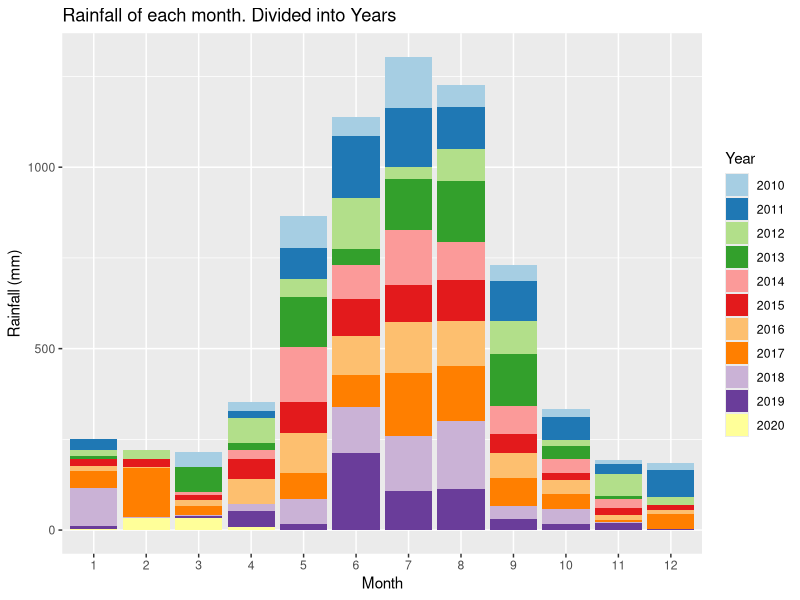
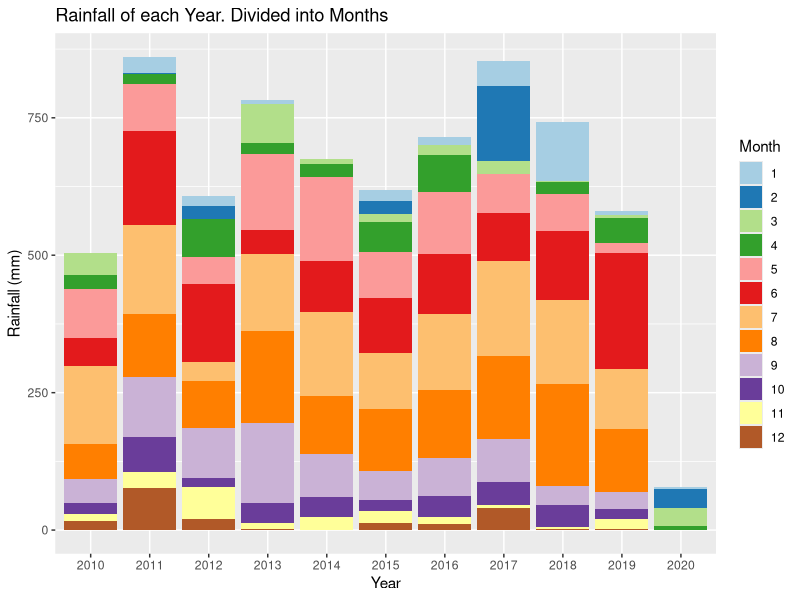
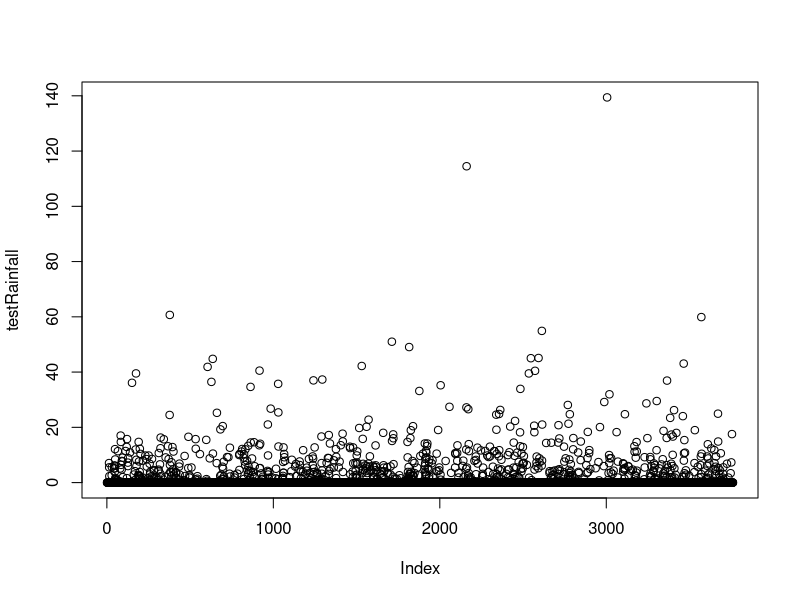
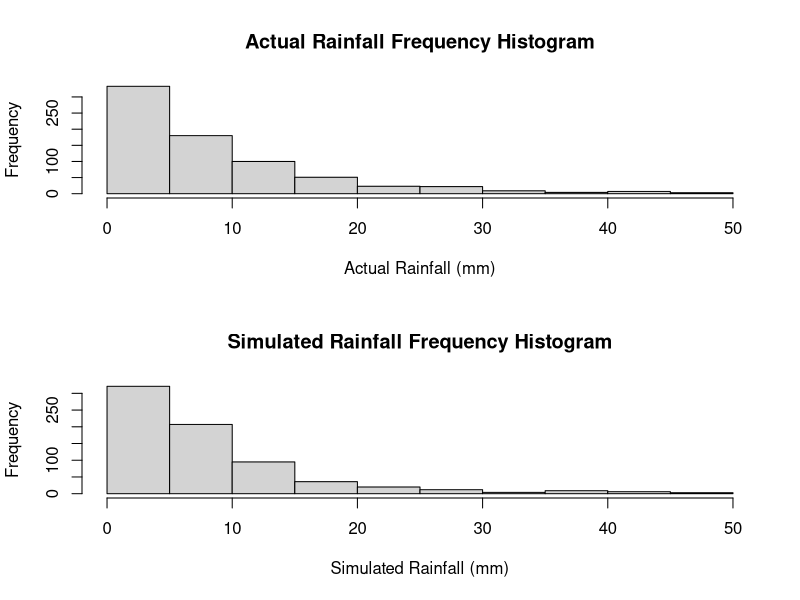
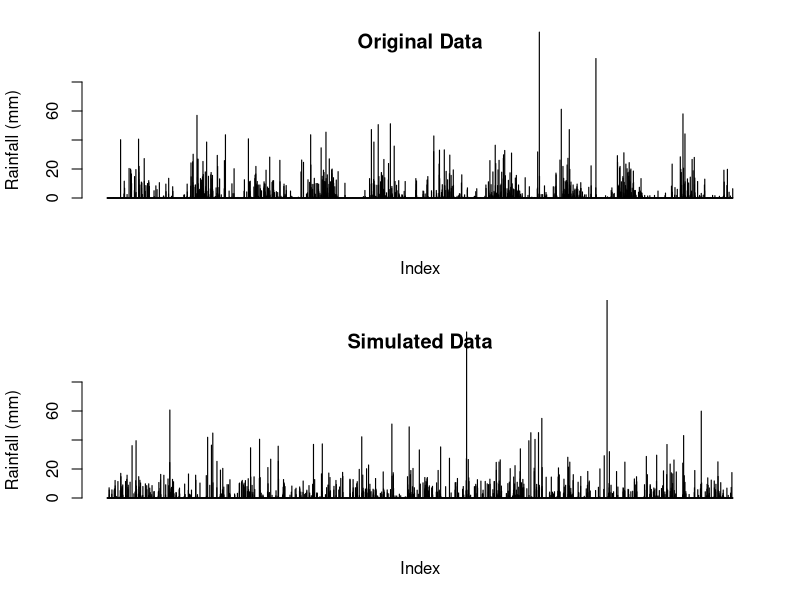
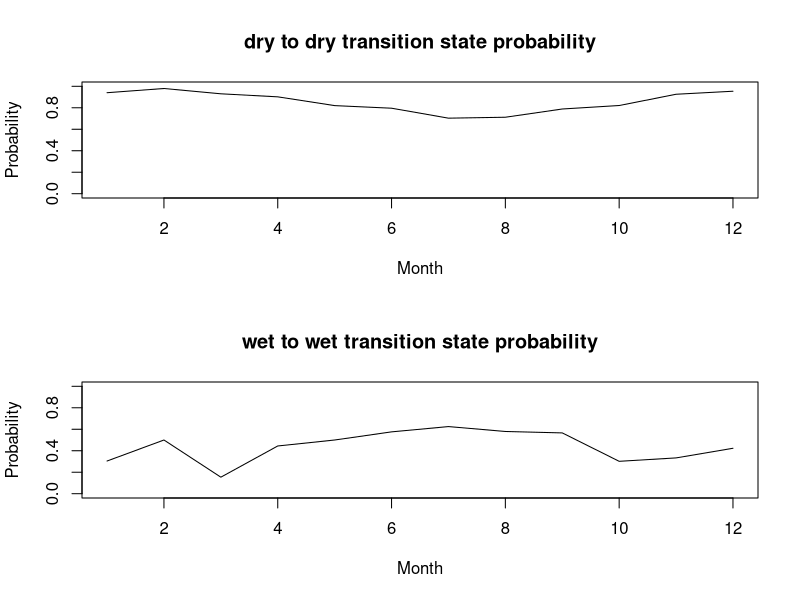
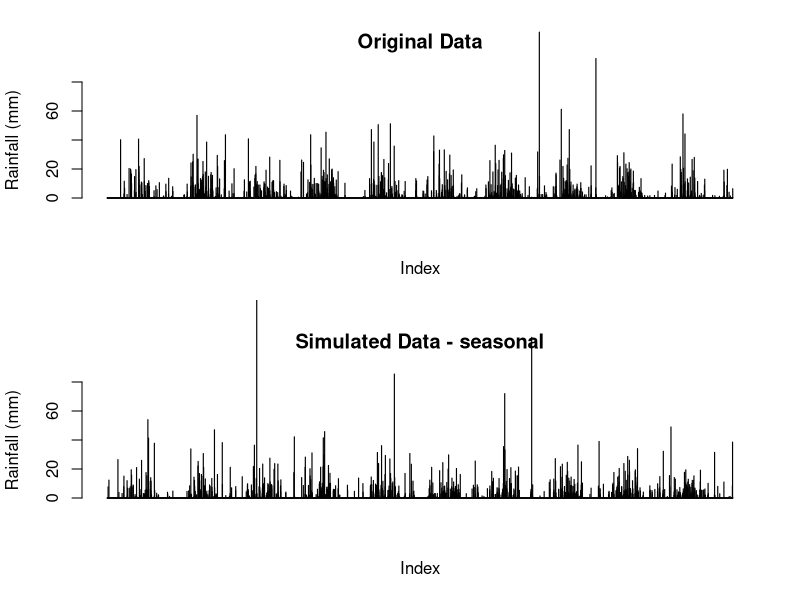
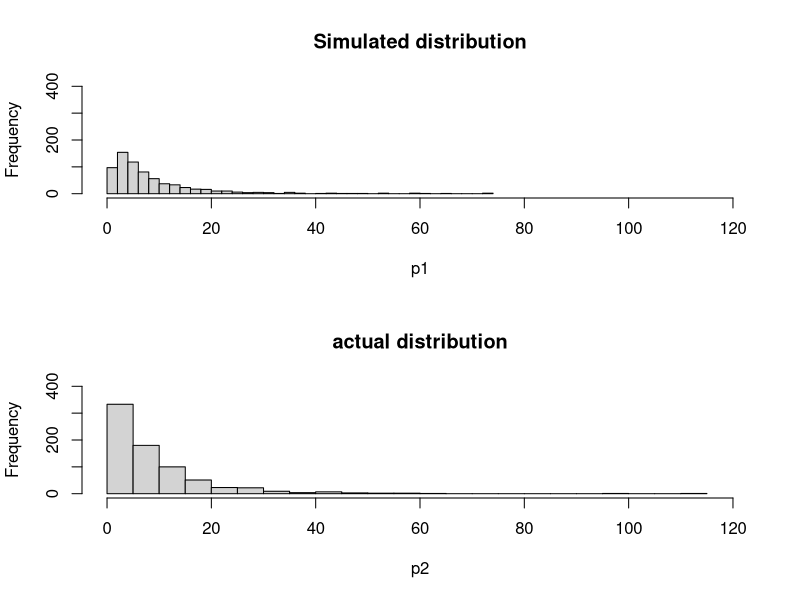

Source code (R) for these figures, in order: (Note: this script raises an error after producing the figures.)
## ---- chunk 1
knitr::opts_chunk$set(echo = TRUE)
## ---- chunk 2
print('test')
## ---- chunk 3
data <-  read.csv("IDCJAC0009_009225_1800_Data.csv")
weather_data <- data
weather_data <- weather_data[which(is.na(weather_data$Rainfall.amount..millimetres.) == FALSE),]
## ---- chunk 4
range(weather_data$Year)
unique(weather_data$Bureau.of.Meteorology.station.number)
unique(weather_data$Product.code)
## ---- chunk 5
table(weather_data$Year, weather_data$Quality)
## ---- chunk 6
weather_data$date <- do.call(paste, c(weather_data[c("Day", "Month", "Year")], sep = "-"))
## ---- chunk 7
state <- function(x){
  stateList <- c()
  for(ii in 1:length(x)){
    if(x[ii] < 1){
      stateList <- c(stateList, "dry")
    }
    if(x[ii] >= 1){
      stateList <- c(stateList, "wet")
    }
  }
  return(stateList)
}
weather_data$state <- state(weather_data$Rainfall.amount..millimetres.)
## ---- chunk 8
transitionState <- function(x){
  transitionStateList <- c('') #can't find transition state of first observation
  for(i in 2:length(x)){
    if(x[i] == "dry"){
      if (x[i-1] == "dry"){
        transitionStateList <- c(transitionStateList, "DryToDry")
      }
      else {
        transitionStateList <- c(transitionStateList, "WetToDry")
      }
    }
    if(x[i] == "wet"){
      if (x[i-1] == "dry"){
        transitionStateList <- c(transitionStateList, "DryToWet")
      }
      else {
        transitionStateList <- c(transitionStateList, "WetToWet")
      }
    }
  }
  return(transitionStateList)
}
weather_data$transitionState <- transitionState(weather_data$state)
## ---- chunk 9
train_data <- subset(weather_data, Year >= 2010)
library(ggplot2)
library(RColorBrewer)
# some plots of rainfall data grouped by year and month

ggplot(train_data, aes(x = factor(Month), y = train_data$Rainfall.amount..millimetres., fill = factor(Year))) + 
  geom_bar(stat = "identity") + 
  scale_fill_brewer(palette = "Paired") + 
  xlab("Month")+
  ylab("Rainfall (mm)")+
  labs(fill = "Year")+
  ggtitle("Rainfall of each month. Divided into Years")

ggplot(train_data, aes(x = factor(Year), y = train_data$Rainfall.amount..millimetres., fill = factor(Month))) + 
  geom_bar(stat = "identity") + 
  scale_fill_brewer(palette = "Paired") + 
  xlab("Year")+
  ylab("Rainfall (mm)")+
  labs(fill = "Month")+
  ggtitle("Rainfall of each Year. Divided into Months")
## ---- chunk 10
table(train_data$Month, train_data$Year)
## ---- chunk 11
#Calculating transition state probabilities, in general (no respect to month/season)
weatherTable <- table(train_data$transitionState)

probWetToWet = weatherTable['WetToWet'] / (weatherTable['WetToWet'] + weatherTable['WetToDry'])
probWetToWet

probDryToDry = weatherTable['DryToDry'] / (weatherTable['DryToDry'] + weatherTable['DryToWet'])
probDryToDry
## ---- chunk 12
#Basic generator i hope - no seasonal variation

currentState = "dry" #can make this into a random choice later
                                              #choosing next state depending on probs calculated above
generateRainfallBasic <- function(genLength){
  rainAmountList <- c()
  for (i3 in 1:genLength){
    if (currentState == "dry"){
      if (runif(1) < probDryToDry){
        currentState = "dry"
      }
      else{
        currentState = "wet"
      }
    }
    else if (currentState == "wet"){
      if (runif(1) < probWetToWet){
        currentState = "wet"
      }
      else{
        currentState = "dry"
      }
    }
                                      #generating amount of rainfall if state is wet, else 0
    if (currentState == "wet"){
      rainAmount <- 5*exp(rnorm(1))
      rainAmountList <- c(rainAmountList, rainAmount)
    }
    else{
      rainAmountList <- c(rainAmountList, 0)
    }
  }
  return(rainAmountList)
}
## ---- chunk 13
#testing basic generator
testRainfall = generateRainfallBasic(3761)
plot(testRainfall)

par(mfrow=c(2,1))
hist(train_data$Rainfall.amount..millimetres.[train_data$Rainfall.amount..millimetres.>1 & train_data$Rainfall.amount..millimetres.<50], xlab = "Actual Rainfall (mm)", main = "Actual Rainfall Frequency Histogram")
hist(testRainfall[testRainfall > 1 & testRainfall <50], xlab = "Simulated Rainfall (mm)", main = "Simulated Rainfall Frequency Histogram")

par(mfrow=c(2,1))
barplot(train_data$Rainfall.amount..millimetres., ylim = c(0,80), main = "Original Data", ylab = "Rainfall (mm)", xlab = "Index")
barplot(testRainfall, ylim = c(0,80), main = "Simulated Data", ylab = "Rainfall (mm)", xlab = "Index")
## ---- chunk 14
#code to calculate transition probabilities for each month

transitonStatesMonthsFrame <- data.frame(list(rep(0, 12), list(rep(0, 12), list(rep(0, 12), list(rep(0, 12)))))) #initialising frame by creating 12x4 frame filled with zeroes
names(transitonStatesMonthsFrame) <- c('DryToDry', 'DryToWet', 'WetToDry', 'WetToWet') #name da columns

for (i4 in 1:dim(train_data)[1]){ #making dataframe with count of each transition state for each month
  tempTransitionState <- train_data[i4, 'transitionState']
  tempMonth <- train_data[i4, 'Month']
  transitonStatesMonthsFrame[tempMonth, tempTransitionState] <- transitonStatesMonthsFrame[tempMonth, tempTransitionState]+1
}
## ---- chunk 15
probTransitonStatesMonthsFrame<- transitonStatesMonthsFrame
for (i in 1:dim(transitonStatesMonthsFrame)[1]){ #calculating transition probs for each month in df
  
  probTransitonStatesMonthsFrame[i, 'DryToDry'] <- transitonStatesMonthsFrame[i, 'DryToDry'] / (transitonStatesMonthsFrame[i, 'DryToDry'] + transitonStatesMonthsFrame[i, 'DryToWet'])
  
  probTransitonStatesMonthsFrame[i, 'DryToWet'] <- transitonStatesMonthsFrame[i, 'DryToWet'] / (transitonStatesMonthsFrame[i, 'DryToDry'] + transitonStatesMonthsFrame[i, 'DryToWet'])
    
  probTransitonStatesMonthsFrame[i, 'WetToDry'] <- transitonStatesMonthsFrame[i, 'WetToDry'] / (transitonStatesMonthsFrame[i, 'WetToDry'] + transitonStatesMonthsFrame[i, 'WetToWet'])
    
  probTransitonStatesMonthsFrame[i, 'WetToWet'] <- transitonStatesMonthsFrame[i, 'WetToWet'] / (transitonStatesMonthsFrame[i, 'WetToDry'] + transitonStatesMonthsFrame[i, 'WetToWet'])
}
## ---- chunk 16
#showing how transition state probabilities vary for each month
plot(probTransitonStatesMonthsFrame$DryToDry, ylim = c(0,1), xlab = "Month", main = "dry to dry transition state probability", type = 'l', ylab = "Probability")
plot(probTransitonStatesMonthsFrame$WetToWet, ylim = c(0,1), xlab = "Month", main = "wet to wet transition state probability", type = 'l', ylab = "Probability")
## ---- chunk 17
#weather generator accounting  for seasonal variation of transition states or something i hope
#yes this is just a spicy version of basic generator it's mostly the same in fact if i forget to even do this it is the same

generateRainfallSeasonal <- function(input){
  currentState = "dry" #can make this into a random choice later
  rainAmountList <- c()
  for (i5 in 1:dim(input)[1]){
    if (currentState == "dry"){
      if (runif(1) < probTransitonStatesMonthsFrame[input[i5, 'Month'], 'DryToDry']){ #now inputs depending on the month of input
        currentState = "dry"
      }
      else{
        currentState = "wet"
      }
    }
    else if (currentState == "wet"){
      if (runif(1) < probTransitonStatesMonthsFrame[input[i5, 'Month'], 'WetToWet']){
        currentState = "wet"
      }
      else{
        currentState = "dry"
      }
    }
                                      #generating amount of rainfall if state is wet, else 0
    if (currentState == "wet"){
      rainAmount <- 5*exp(rnorm(1)) #now log-normal dist, 5 used because is close to mean of weather_data's / the mean of what exp(rnorm(1)) is by default
      rainAmountList <- c(rainAmountList, rainAmount)
    }
    else{
      rainAmountList <- c(rainAmountList, 0)
    }
  }
  return(rainAmountList)
}

## ---- chunk 18
#testing code for seasonal generator
inputSeasonalRainfall <- dplyr::select(train_data, 'Year', 'Month', 'Day') #using existing train data's dates to input to function, instead of putting in just how many to generate

testSeasonalRainfall = generateRainfallSeasonal(inputSeasonalRainfall)
## ---- chunk 19
par(mfrow=c(2,1))
barplot(train_data$Rainfall.amount..millimetres., ylim = c(0,80), main = "Original Data", ylab = "Rainfall (mm)", xlab = "Index")
barplot(testSeasonalRainfall, ylim = c(0,80), main = "Simulated Data - seasonal", ylab = "Rainfall (mm)", xlab = "Index")
## ---- chunk 20
#comparing log-normal against actual data, veeerryyyy close fit, will use log-normal for rainfall sim
p1 <- 5*exp(rnorm(732))
p1 <- p1[p1>1]
hist(p1, breaks = 30, xlim = c(0,120), ylim = c(0,400), main = "Simulated distribution")

p2 <- train_data$Rainfall.amount..millimetres.[train_data$Rainfall.amount..millimetres.>1]
hist(p2, breaks = 30, xlim = c(0,120), ylim = c(0,400), main = "actual distribution")

## ---- chunk 21
set.seed(100345)

sampID <- sample.int(nrow(train_data), size = 0.5*nrow(train_data), replace = FALSE)
train_data <- train_data[sampID,] # 50% of data for training
test_data <- train_data[-sampID,] # 50% for testing
## ---- chunk 22
#code to calculate transition probabilities for each month (copied from earlier)

transitonStatesMonthsFrame <- data.frame(list(rep(0, 12), list(rep(0, 12), list(rep(0, 12), list(rep(0, 12)))))) #initialising frame by creating 12x4 frame filled with zeroes
names(transitonStatesMonthsFrame) <- c('DryToDry', 'DryToWet', 'WetToDry', 'WetToWet') #name da columns

for (i4 in 1:dim(train_data)[1]){ #making dataframe with count of each transition state for each month
  tempTransitionState <- train_data[i4, 'transitionState']
  tempMonth <- train_data[i4, 'Month']
  transitonStatesMonthsFrame[tempMonth, tempTransitionState] <- transitonStatesMonthsFrame[tempMonth, tempTransitionState]+1
}
## ---- chunk 23
#also copied from earlier
probTransitonStatesMonthsFrame<- transitonStatesMonthsFrame
for (i in 1:dim(transitonStatesMonthsFrame)[1]){ #calculating transition probs for each month in df
  
  probTransitonStatesMonthsFrame[i, 'DryToDry'] <- transitonStatesMonthsFrame[i, 'DryToDry'] / (transitonStatesMonthsFrame[i, 'DryToDry'] + transitonStatesMonthsFrame[i, 'DryToWet'])
  
  probTransitonStatesMonthsFrame[i, 'DryToWet'] <- transitonStatesMonthsFrame[i, 'DryToWet'] / (transitonStatesMonthsFrame[i, 'DryToDry'] + transitonStatesMonthsFrame[i, 'DryToWet'])
    
  probTransitonStatesMonthsFrame[i, 'WetToDry'] <- transitonStatesMonthsFrame[i, 'WetToDry'] / (transitonStatesMonthsFrame[i, 'WetToDry'] + transitonStatesMonthsFrame[i, 'WetToWet'])
    
  probTransitonStatesMonthsFrame[i, 'WetToWet'] <- transitonStatesMonthsFrame[i, 'WetToWet'] / (transitonStatesMonthsFrame[i, 'WetToDry'] + transitonStatesMonthsFrame[i, 'WetToWet'])
}
## ---- chunk 24
#generate test data
testSeasonalRainfall50 = generateRainfallSeasonal(train_data)
## ---- chunk 25
par(mfrow = c(2, 1))

barplot(testSeasonalRainfall50, ylab = "Rainfall (mm)", xlab = "index", main = "Simulated data")
barplot(test_data$Rainfall.amount..millimetres., ylab = "Rainfall (mm)", xlab  = "index", main = "Actual data")
## ---- chunk 26
train_data <- subset(weather_data, Year >= 2010)
train10_data <- subset(weather_data, Year >= 2009 & Year < 2019)
data_2019 <- subset(weather_data, Year == 2019)
## ---- chunk 27
#code to calculate transition probabilities for each month (copied from earlier)

transitonStatesMonthsFrame <- data.frame(list(rep(0, 12), list(rep(0, 12), list(rep(0, 12), list(rep(0, 12)))))) #initialising frame by creating 12x4 frame filled with zeroes
names(transitonStatesMonthsFrame) <- c('DryToDry', 'DryToWet', 'WetToDry', 'WetToWet') #name da columns

for (i4 in 1:dim(train10_data)[1]){ #making dataframe with count of each transition state for each month
  tempTransitionState <- train10_data[i4, 'transitionState']
  tempMonth <- train10_data[i4, 'Month']
  transitonStatesMonthsFrame[tempMonth, tempTransitionState] <- transitonStatesMonthsFrame[tempMonth, tempTransitionState]+1
}
## ---- chunk 28
#also copied from earlier
probTransitonStatesMonthsFrame<- transitonStatesMonthsFrame
for (i in 1:dim(transitonStatesMonthsFrame)[1]){ #calculating transition probs for each month in df
  
  probTransitonStatesMonthsFrame[i, 'DryToDry'] <- transitonStatesMonthsFrame[i, 'DryToDry'] / (transitonStatesMonthsFrame[i, 'DryToDry'] + transitonStatesMonthsFrame[i, 'DryToWet'])
  
  probTransitonStatesMonthsFrame[i, 'DryToWet'] <- transitonStatesMonthsFrame[i, 'DryToWet'] / (transitonStatesMonthsFrame[i, 'DryToDry'] + transitonStatesMonthsFrame[i, 'DryToWet'])
    
  probTransitonStatesMonthsFrame[i, 'WetToDry'] <- transitonStatesMonthsFrame[i, 'WetToDry'] / (transitonStatesMonthsFrame[i, 'WetToDry'] + transitonStatesMonthsFrame[i, 'WetToWet'])
    
  probTransitonStatesMonthsFrame[i, 'WetToWet'] <- transitonStatesMonthsFrame[i, 'WetToWet'] / (transitonStatesMonthsFrame[i, 'WetToDry'] + transitonStatesMonthsFrame[i, 'WetToWet'])
}
## ---- chunk 29
# using month probabilites generate one years worth of data 
monthList <- subset(weather_data, Year == 2011) # a year that isn't a leap year to get the month list, as generation algorithm only requires months
monthList <- monthList['Month']
testSeasonalRainfall10 <- generateRainfallSeasonal(monthList)
## ---- chunk 30
#compare generated year against 2019
par(mfrow = c(2,1))
barplot(testSeasonalRainfall10, xlab = "Index", ylab = "Rainfall (mm)", main = "Simulated Rainfall")
barplot(data_2019$Rainfall.amount..millimetres., xlab = "Index", ylab = "Rainfall (mm)", main = "2019 Rainfall")


# check other years for comparison
par(mfrow = c(3,2))
barplot(testSeasonalRainfall10, xlab = "Index", ylab = "Rainfall (mm)", main = "Simulated Rainfall")
year <- subset(weather_data, Year == 2015)
barplot(year$Rainfall.amount..millimetres., xlab = "Index", ylab = "Rainfall (mm)", main = "2015 Rainfall")
year <- subset(weather_data, Year == 2008)
barplot(year$Rainfall.amount..millimetres., xlab = "Index", ylab = "Rainfall (mm)", main = "2008 Rainfall")
year <- subset(weather_data, Year == 2017)
barplot(year$Rainfall.amount..millimetres., xlab = "Index", ylab = "Rainfall (mm)", main = "2017 Rainfall")
year <- subset(weather_data, Year == 2007)
barplot(year$Rainfall.amount..millimetres., xlab = "Index", ylab = "Rainfall (mm)", main = "2007 Rainfall")
year <- subset(weather_data, Year == 2013)
barplot(year$Rainfall.amount..millimetres., xlab = "Index", ylab = "Rainfall (mm)", main = "2013 Rainfall")
rm(year)
## ---- chunk 31
temp <- subset(weather_data, weather_data$state == "wet")
mean(temp$Rainfall.amount..millimetres.)
rm(temp)
## ---- chunk 32
# create graph of difference in rainfall for years, weeks, months, years to see if there are any potnetial patters.

# create a list of the weekly rainfall
RainfallWeekly <- data.frame("Rainfall (mm)", "Week")
colnames(RainfallWeekly) <- c("Rainfall (mm)", "Week")
RainfallWeekly$`Rainfall (mm)` <- as.numeric(RainfallWeekly$`Rainfall (mm)`)
RainfallWeekly$Week <- as.numeric(RainfallWeekly$Week)
week = 1
weekRain = 0
for(ii in c(1: nrow(weather_data))){
  weekRain = weekRain + weather_data[ii, 6] # rainfall amount for that row
  
  if(ii%%7 == 0){ # every 7th row
    RainfallWeekly[(ii/7), 1] <- weekRain # 1 row of RainfallWeekly created every 7 rows (1 weeks) - inserting rainfall total for that week
    RainfallWeekly[(ii/7), 2] <- week
    week = week + 1
    weekRain = 0 # clear total rainfall to prepare for next week
  }
}
## ---- chunk 33
RainfallWeeklyDiff <- data.frame(c(1:(nrow(RainfallWeekly)-1)), c(1:(nrow(RainfallWeekly)-1))) # data frame with two columns, one less row than RainfallWeekly
colnames(RainfallWeeklyDiff) <- c("Rainfall diff (mm)", "Week")
RainfallWeeklyDiff$`Rainfall diff (mm)` <- diff(RainfallWeekly$`Rainfall (mm)`) # change in weeks
## ---- chunk 34
par(mfrow = c(4,1))
plot(RainfallWeeklyDiff[c(1:350), 2], RainfallWeeklyDiff[c(1:350), 1], xlab = "week", ylab = "change in rainfall (mm)", cex = 2, type = "b")
hist(RainfallWeekly[c(1:350), 2], RainfallWeekly[c(1:350), 1], xlab = "week", ylab = "rainfall (mm)")
plot(RainfallWeeklyDiff[c(351:700), 2], RainfallWeeklyDiff[c(351:700), 1], xlab = "week", ylab = "change in rainfall (mm)", cex = 2, type = "b")
hist(RainfallWeekly[c(351:700), 2], RainfallWeekly[c(351:700), 1], xlab = "week", ylab = "rainfall (mm)")
